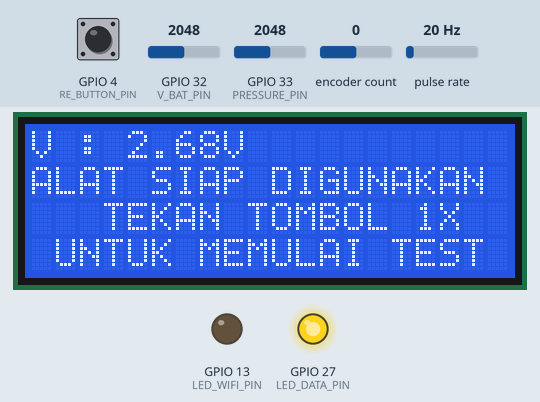
Recording of a program running on a simulated ESP32. Parts: 20×4 character LCD, output pins drawn as LEDs (lit = HIGH). Wiring (inferred from the names in the program): pulse sensor: data GPIO 5. The inputs (shaded band) are chosen by the test bench; at power-on: GPIO 4 (RE_BUTTON_PIN) HIGH, GPIO 32 (V_BAT_PIN) = 2048, GPIO 33 (PRESSURE_PIN) = 2048, encoder count 0, pulse rate 20 Hz. WiFi joins after 1.5 s; servers stay silent unless stated; uploads are accepted with an empty reply; what the program prints to the serial monitor is not drawn.

Above: at 10.4 s.
10.5 s: GPIO 4 (RE_BUTTON_PIN) pulled LOW for 0.15 s
At 11.5 s:
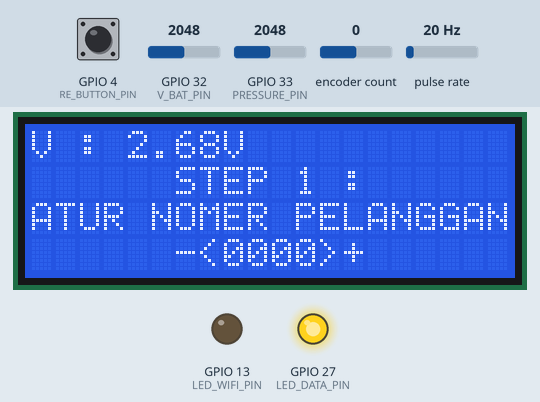
12.2 s: GPIO 4 (RE_BUTTON_PIN) pulled LOW for 0.15 s
At 13.1 s:
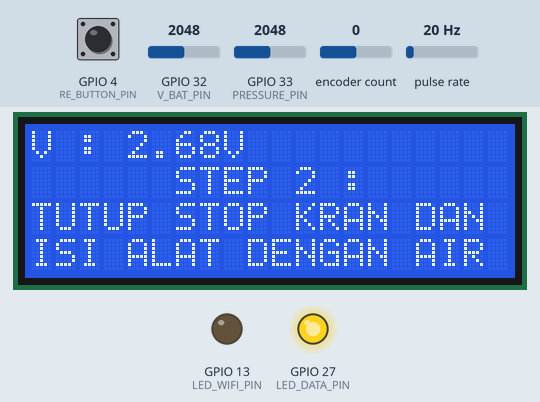
13.9 s: GPIO 4 (RE_BUTTON_PIN) pulled LOW for 0.15 s
At 15.3 s:
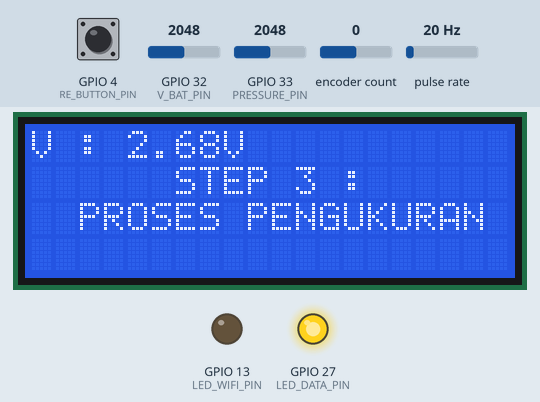
15.6 s: GPIO 4 (RE_BUTTON_PIN) pulled LOW for 1 s
At 17.1 s:
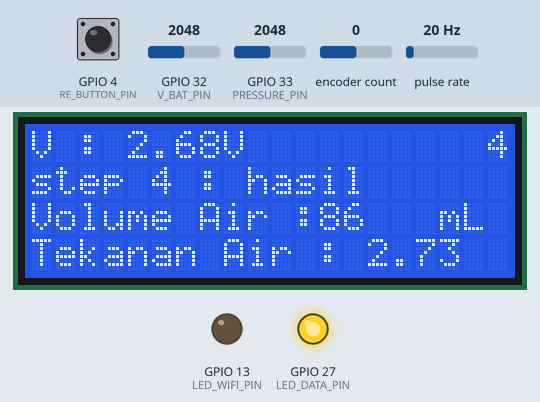
18.1 s: GPIO 4 (RE_BUTTON_PIN) pulled LOW for 0.15 s
At 18.6 s:
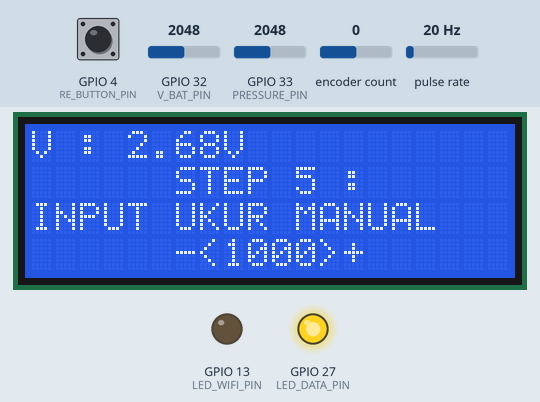
19.8 s: GPIO 4 (RE_BUTTON_PIN) pulled LOW for 0.15 s
At 22.6 s:
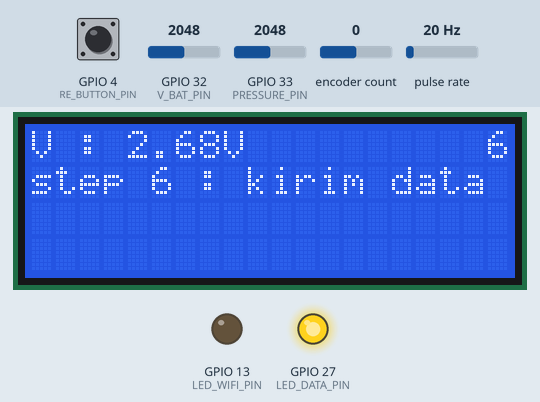
Timing chart, 0 to 23.7 s (numbered marks = the images above; inputs shaded):
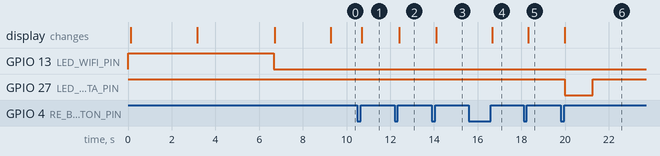

Measured:
- after the input at 10.5 s, the display: changes after 0.20 s (image 1)
- after the input at 12.2 s, the display: changes after 0.21 s (image 2)
- after the input at 13.9 s, the display: changes after 0.21 s (image 3)
- after the input at 15.6 s, the display: changes after 1.1 s (image 4)
- after the input at 18.1 s, the display: changes after 0.21 s (image 5)
- after the input at 19.8 s, GPIO 27 (LED_DATA_PIN): HIGH → LOW after 0.18 s, → HIGH 1.3 s later; the display: changes after 0.18 s (image 6)

The program:

main.cpp
```cpp
#include "Arduino.h"
#include "AiEsp32RotaryEncoder.h"
#include <ESP32Encoder.h>
#include <LiquidCrystal_I2C.h>
#include <WiFi.h>
#include <HTTPClient.h>
#include <ArduinoJson.h>

const char* ssid = "vivo Y21";
const char* password = "00000000";
// const char* ssid = "123";
// const char* password = "kikikiki";
// const char* ssid = "Wokwi-GUEST";
// const char* password = "";
// const char* scriptUrl = "https://script.google.com/macros/s/AKfycbxFQUYr70_3V211rjUAKNWNywPWm2TxhQTi7EQtfW640JutbGbK-SZjF2wSLtmsnwTh/exec";
const char* scriptUrl = "https://script.google.com/macros/s/AKfycbyC7ZqDqIWv-hdsJnuiwrIMsLN8pkMEBYLvA8XH8gLyzMSOgnhTGgzJM7IaJ_6TX5_N/exec";


//define pin
#define RE_CLK_PIN 2      // CLK ENCODER
#define RE_DT_PIN 15    // DT ENCODER
#define RE_BUTTON_PIN 4   // BUTTON ENCODER
#define RE_VCC_PIN -1     /* 27 put -1 of Rotary encoder Vcc is connected directly to 3,3V; else you can use declared output pin for powering rotary encoder */
#define WATER_FLOW_PIN  5
#define V_BAT_PIN 32
#define PRESSURE_PIN  33
#define LED_WIFI_PIN 13
#define LED_DATA_PIN 27


//rotary encoder
#define RE_STEPS 1


//define class
AiEsp32RotaryEncoder  rotaryEncoder = AiEsp32RotaryEncoder(NULL, NULL, RE_BUTTON_PIN, RE_VCC_PIN, RE_STEPS);
ESP32Encoder          encoder;
LiquidCrystal_I2C     lcd(0x27,20,4);  // set the LCD address to 0x27 for a 16 chars and 2 line display
HTTPClient http;


//parameter untuk tombol
unsigned long shortPress = 50;   //milisecond
unsigned long longPresss = 1000;  //milisecond

//rotary

//variable display
bool  display_update = 0;
float display_batt = 0;
uint8_t display_step = 0;

//variable menu
uint8_t menu_step = 0;
bool menu_change = 0;
bool menu_last_change = 0;

//data
uint8_t data_nomer = 0;
uint8_t last_data_nomer = 0;
bool data_send_allow = 0;
float data_batery = 0;
uint16_t data_manual = 1000;
int16_t last_data_manual = 9999;


//waterflow
long currentMillis = 0;
long previousMillis = 0;
int interval = 1000;
long currentMillis2 = 0;
long previousMillis2 = 0;
int interval2 = 1000;
int testtipping = 0;


boolean ledState = LOW;
float calibrationFactor = 9; //4.5
volatile byte pulseCount;
byte pulse1Sec = 0;
float flowRate;
unsigned int flowMilliLitres;
unsigned long totalMilliLitres;
bool read_waterflow_allow = 0;
bool read_pressure_allow = 0;
float pressure;
float max_pressure = 0;
float bar_pressure = 0;


void on_button_short_click() {
  Serial.print("button SHORT press ");

}

void on_button_long_click() {
   Serial.print("button LONG press ");
}

void handle_rotary_button() {
  static unsigned long lastTimeButtonDown = 0;
  static bool wasButtonDown = false;

  bool isEncoderButtonDown = rotaryEncoder.isEncoderButtonDown();
  //isEncoderButtonDown = !isEncoderButtonDown; //uncomment this line if your button is reversed

  if (isEncoderButtonDown) {
    if (!wasButtonDown) {
      //start measuring
      lastTimeButtonDown = millis();
    }
    //else we wait since button is still down
    wasButtonDown = true;
    return;
  }

  //button is up
  if (wasButtonDown) {
    Serial.println("");  //REMOVE THIS LINE IF YOU DONT WANT TO SEE
    //click happened, lets see if it was short click, long click or just too short
    if (millis() - lastTimeButtonDown >= longPresss) {
      on_button_long_click();
    } else if (millis() - lastTimeButtonDown >= shortPress) {

      menu_step++;
      display_update = 1;
       encoder.clearCount();
      on_button_short_click();
    }
  }
  wasButtonDown = false;
}

void IRAM_ATTR readEncoderISR() {
  rotaryEncoder.readEncoder_ISR();
}

void lcd_setup(){
  lcd.init();  // initialize the lcd
  lcd.backlight();
  lcd.setCursor(0,0);
  lcd.print("AKURASI WATER METER");
  lcd.setCursor(3,1);
  lcd.print("DIBUAT OLEH :");
  lcd.setCursor(6,2);
  lcd.print("MUHLISIN");
  lcd.setCursor(3,3);
  lcd.print("(1912200002xx)");
  delay(3000);
  lcd.clear();
}

void lcd_wifi_connect(){
  lcd.setCursor(1,0);
  lcd.print("MENGHUBUNGKAN ALAT");
  lcd.setCursor(5,1);
  lcd.print("KE WI-FI :");
  lcd.setCursor(0,2);
  lcd.print("SSID : ");
  lcd.setCursor(7,2);
  lcd.print(ssid);
  lcd.setCursor(0,3);
  lcd.print("PASS : ");
  lcd.setCursor(7,3);
  lcd.print(password);
  delay(2000);
}

void lcd_connected(){
  lcd.clear();
  lcd.setCursor(3,1);
  lcd.print("ALAT TERHUBUNG");
  lcd.setCursor(6,2);
  lcd.print("KE WI-FI");
  delay(2500);
  lcd.clear();
}

void IRAM_ATTR pulseCounter()
{
  pulseCount++;
  testtipping++;
}

void setup()
{
  Serial.begin(9600);

  // LED
  pinMode(LED_DATA_PIN, OUTPUT);
  pinMode(LED_WIFI_PIN, OUTPUT);
  digitalWrite(LED_DATA_PIN, HIGH);
  digitalWrite(LED_WIFI_PIN, HIGH);


  lcd_setup();      // Print a message to the LCD.

  lcd_wifi_connect();
  WiFi.begin(ssid, password);
  while (WiFi.status() != WL_CONNECTED) {
    delay(500); Serial.println("Connecting to WiFi...");
  }
  digitalWrite(LED_WIFI_PIN, LOW);
  lcd_connected();

  encoder.attachHalfQuad(RE_CLK_PIN, RE_DT_PIN);
  encoder.setCount(0);
  //we must initialize rotary encoder
  rotaryEncoder.begin();
  rotaryEncoder.setup(readEncoderISR);
  rotaryEncoder.disableAcceleration();


  //water flow
  pinMode(WATER_FLOW_PIN, INPUT_PULLUP);
  pulseCount = 0;
  flowRate = 0.0;
  flowMilliLitres = 0;
  totalMilliLitres = 0;
  previousMillis = 0;
  attachInterrupt(digitalPinToInterrupt(WATER_FLOW_PIN), pulseCounter, FALLING);

  display_update = 1;
  menu_step = 0;

  data_batery = (0.00092*analogRead(V_BAT_PIN))+0.8;

  // if(data_batery > 4.5)data_batery = 5;
  Serial.println(data_batery);
}

void display(){

  lcd.clear();
  //display fix baris 1
  lcd.setCursor(0,0);
  lcd.print("V : ");
  lcd.setCursor(4,0);
  lcd.print(data_batery);
  // lcd.print(display_batt);
  lcd.setCursor(8,0);
  lcd.print("V");

  //dinamic display
  if(display_step == 0){
    lcd.setCursor(0,1);
    lcd.print("ALAT SIAP DIGUNAKAN");
    lcd.setCursor(3,2);
    lcd.print("TEKAN TOMBOL 1X");
    lcd.setCursor(1,3);
    lcd.print("UNTUK MEMULAI TEST");
  }
  else if(display_step == 1){

    lcd.setCursor(6,1);
    lcd.print("STEP 1 :");
    lcd.setCursor(0,2);
    lcd.print("ATUR NOMER PELANGGAN");
    lcd.setCursor(6,3);
    lcd.print("-<");
    lcd.setCursor(12,3);
    lcd.print(">+");
    lcd.setCursor(8,3);
    lcd.print("0000");
    if(data_nomer < 10) lcd.setCursor(11,3);
    if(data_nomer >= 10) lcd.setCursor(10,3);
    if(data_nomer >= 100) lcd.setCursor(9,3);
    if(data_nomer >= 1000) lcd.setCursor(8,3);
    lcd.print(data_nomer);
  }
  else if(display_step == 2){
    lcd.setCursor(6,1);
    lcd.print("STEP 2 :");
    lcd.setCursor(0,2);
    lcd.print("TUTUP STOP KRAN DAN");
    lcd.setCursor(0,3);
    lcd.print("ISI ALAT DENGAN AIR");
  }
  else if(display_step == 3){
    lcd.setCursor(6,1);
    lcd.print("STEP 3 :");
    lcd.setCursor(2,2);
    lcd.print("PROSES PENGUKURAN");
  }
  else if(display_step == 4){
    lcd.setCursor(0,1);
    lcd.print("step 4 : hasil");
    lcd.setCursor(19,0);
    lcd.print(display_step);
    lcd.setCursor(0,2);
    lcd.print("Volume Air :");
    lcd.setCursor(12,2);
    lcd.print(totalMilliLitres);
    lcd.setCursor(17,2);
    lcd.print("mL");
    lcd.setCursor(0,3);
    lcd.print("Tekanan Air : ");
    lcd.setCursor(14,3);
    lcd.print(bar_pressure);


  }
  else if(display_step == 5){
    lcd.setCursor(6,1);
    lcd.print("STEP 5 :");
    lcd.setCursor(0,2);
    lcd.print("INPUT UKUR MANUAL");
    lcd.setCursor(6,3);
    lcd.print("-<");
    lcd.setCursor(12,3);
    lcd.print(">+");
    lcd.setCursor(8,3);
    lcd.print("0000");
    if(data_manual < 10) lcd.setCursor(11,3);
    if(data_manual >= 10) lcd.setCursor(10,3);
    if(data_manual >= 100) lcd.setCursor(9,3);
    if(data_manual >= 1000) lcd.setCursor(8,3);
    lcd.print(data_manual);

  }
  else if(display_step == 6){
    lcd.setCursor(0,1);
    lcd.print("step 6 : kirim data");
    lcd.setCursor(19,0);
    lcd.print(display_step);
  }


}

void loop()
{

  // Serial.println(analogRead(V_BAT_PIN)*3.3/4095);

  if(display_update){
    display();
    display_update = 0;
  }
  handle_rotary_button();
  // menu_change = encoder.getCount();
  // Serial.println(menu_step);

  if(read_pressure_allow){
    currentMillis2 = millis();
    if (currentMillis2 - previousMillis2 > interval2) {
      pressure = analogRead(PRESSURE_PIN);

      if(max_pressure < pressure) max_pressure = pressure;

      Serial.print("pressure ADC : ");
      Serial.println(pressure);
      Serial.print("Max pressure ADC : ");
      Serial.println(max_pressure);

      bar_pressure = (max_pressure - 220) / 670; //670 didapat dari rumus persamaan (k)

      previousMillis2 = currentMillis2;
    }
  }

  if(read_waterflow_allow){
    currentMillis = millis();
    if (currentMillis - previousMillis > interval) {


    data_batery = (0.00092*analogRead(V_BAT_PIN))+0.8;
    Serial.print("V Batt : ");
    Serial.println(data_batery);

    // Print the flow rate for this second in litres / minute
    Serial.print("pulseCount: ");
    Serial.print(int(pulseCount));  // Print the integer part of the variable
    pulse1Sec = pulseCount;
    pulseCount = 0;

    flowRate = ((1000.0 / (millis() - previousMillis)) * pulse1Sec) / calibrationFactor;
    previousMillis = millis();

    flowMilliLitres = (flowRate / 60) * 1000;
    totalMilliLitres += flowMilliLitres;

    // Print the flow rate for this second in litres / minute
    Serial.print("Flow rate: ");
    Serial.print(int(flowRate));  // Print the integer part of the variable
    Serial.print("L/min");
    Serial.print("\t");       // Print tab space

    // Print the cumulative total of litres flowed since starting
    Serial.print("Output Liquid Quantity: ");
    Serial.print(totalMilliLitres);
    Serial.print("mL / ");
    Serial.print(totalMilliLitres / 1000);
    Serial.println("L");
    }
  }

  if(menu_step == 1){


    display_step = 1;
    if(data_nomer != encoder.getCount()){
      display_update = 1;
    }
    data_nomer = encoder.getCount();

  }
  else if(menu_step == 2){

    display_step = 2;
    read_pressure_allow = 1;


  }
  else if(menu_step == 3){
    read_pressure_allow = 0;
    read_waterflow_allow = 1;
    display_step = 3;
    data_send_allow =1;
  }
  else if(menu_step == 4){
    display_step = 4;
    read_waterflow_allow = 0;
  }
  else if(menu_step == 5){
    display_step = 5;

    if(last_data_manual != encoder.getCount()){
      display_update = 1;
      last_data_manual = encoder.getCount();
      data_manual = data_manual + last_data_manual;
      Serial.print("data_manual : ");
      Serial.print(data_manual);
      Serial.print("get count : ");
      Serial.print(encoder.getCount());

    }

    if(data_manual > 2000 || data_manual < 0){
      data_manual = 1000;
    }

  }
  else if(menu_step == 6){
    display_step = 6;

     if(display_update){
      display();
      display_update = 0;
    }


    //generate data JSON

    //koneksi ke wifi

    if(data_send_allow){
         //kirim data
      digitalWrite(LED_DATA_PIN, LOW);
      http.begin(scriptUrl);
      http.addHeader("Content-Type", "application/json");
      // String json = "{\"nomer\": 1,\"pressure\": 2,\"water_flow\": 3, \"battery\": 4}"; // Ganti dengan data sensor sesuai kebutuhan.

      String json = "{\"nomer\": " + String(data_nomer) + ",\"pressure\": " + String(bar_pressure) + ",\"water_flow\": " + String(totalMilliLitres) + ", \"battery\": " + String(data_batery) + ",\"water_flowP\": " + String(data_manual) + "}";
      // String json = "{\"nomer\": " + String(data_nomer) + ",\"pressure\": " + String(max_pressure) + ",\"water_flow\": " + "899" + ", \"battery\": " + String(data_batery) + ",\"water_flowP\": " + String(data_manual) + "}";

      int cnt;
      int httpResponseCode;

      do{
        httpResponseCode = http.POST(json);
        Serial.println(json);
        cnt++;
        if(cnt > 5) break;
        delay(1000);
      }while(httpResponseCode < 0);

      // int httpResponseCode = http.POST(json);
      Serial.println(json);


      // terima respon pengiriman
      if (httpResponseCode > 0) {
        Serial.print("HTTP Response Code: ");
        Serial.println(httpResponseCode);
      }
      else {
        Serial.print("HTTP Error: ");
        Serial.println(httpResponseCode);
      }
      http.end();
      digitalWrite(LED_DATA_PIN, HIGH);

      // delay(5000); // Kirim data setiap 5 detik (sesuaikan dengan kebutuhan Anda).
      data_send_allow = 0;
    }

  }
  else if(menu_step == 7){
    menu_step = 0;
    display_step = 0;
    flowRate = 0;
    totalMilliLitres = 0;
    max_pressure = 0;
    data_manual = 1000;
    last_data_manual = 9999;
    testtipping = 0;
  }

  // delay(50);
}
```
